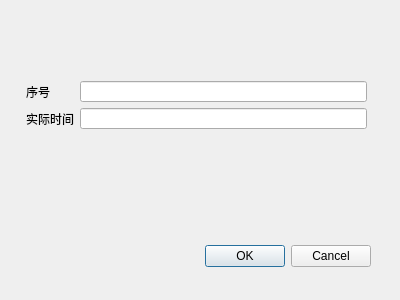
<?xml version="1.0" encoding="UTF-8"?>
<ui version="4.0">
 <class>Dialog</class>
 <widget class="QDialog" name="Dialog">
  <property name="geometry">
   <rect>
    <x>0</x>
    <y>0</y>
    <width>400</width>
    <height>300</height>
   </rect>
  </property>
  <property name="windowTitle">
   <string>Dialog</string>
  </property>
  <widget class="QDialogButtonBox" name="buttonBox">
   <property name="geometry">
    <rect>
     <x>30</x>
     <y>240</y>
     <width>341</width>
     <height>32</height>
    </rect>
   </property>
   <property name="orientation">
    <enum>Qt::Horizontal</enum>
   </property>
   <property name="standardButtons">
    <set>QDialogButtonBox::Cancel|QDialogButtonBox::Ok</set>
   </property>
  </widget>
  <widget class="QWidget" name="">
   <property name="geometry">
    <rect>
     <x>26</x>
     <y>81</y>
     <width>341</width>
     <height>48</height>
    </rect>
   </property>
   <layout class="QGridLayout" name="gridLayout">
    <item row="0" column="0">
     <widget class="QLabel" name="label_5">
      <property name="text">
       <string>序号</string>
      </property>
     </widget>
    </item>
    <item row="0" column="1">
     <widget class="QLineEdit" name="SequencelineEdit"/>
    </item>
    <item row="1" column="0">
     <widget class="QLabel" name="label">
      <property name="text">
       <string>实际时间</string>
      </property>
     </widget>
    </item>
    <item row="1" column="1">
     <widget class="QLineEdit" name="TimelineEdit"/>
    </item>
   </layout>
  </widget>
 </widget>
 <resources/>
 <connections>
  <connection>
   <sender>buttonBox</sender>
   <signal>accepted()</signal>
   <receiver>Dialog</receiver>
   <slot>accept()</slot>
   <hints>
    <hint type="sourcelabel">
     <x>248</x>
     <y>254</y>
    </hint>
    <hint type="destinationlabel">
     <x>157</x>
     <y>274</y>
    </hint>
   </hints>
  </connection>
  <connection>
   <sender>buttonBox</sender>
   <signal>rejected()</signal>
   <receiver>Dialog</receiver>
   <slot>reject()</slot>
   <hints>
    <hint type="sourcelabel">
     <x>316</x>
     <y>260</y>
    </hint>
    <hint type="destinationlabel">
     <x>286</x>
     <y>274</y>
    </hint>
   </hints>
  </connection>
 </connections>
</ui>
